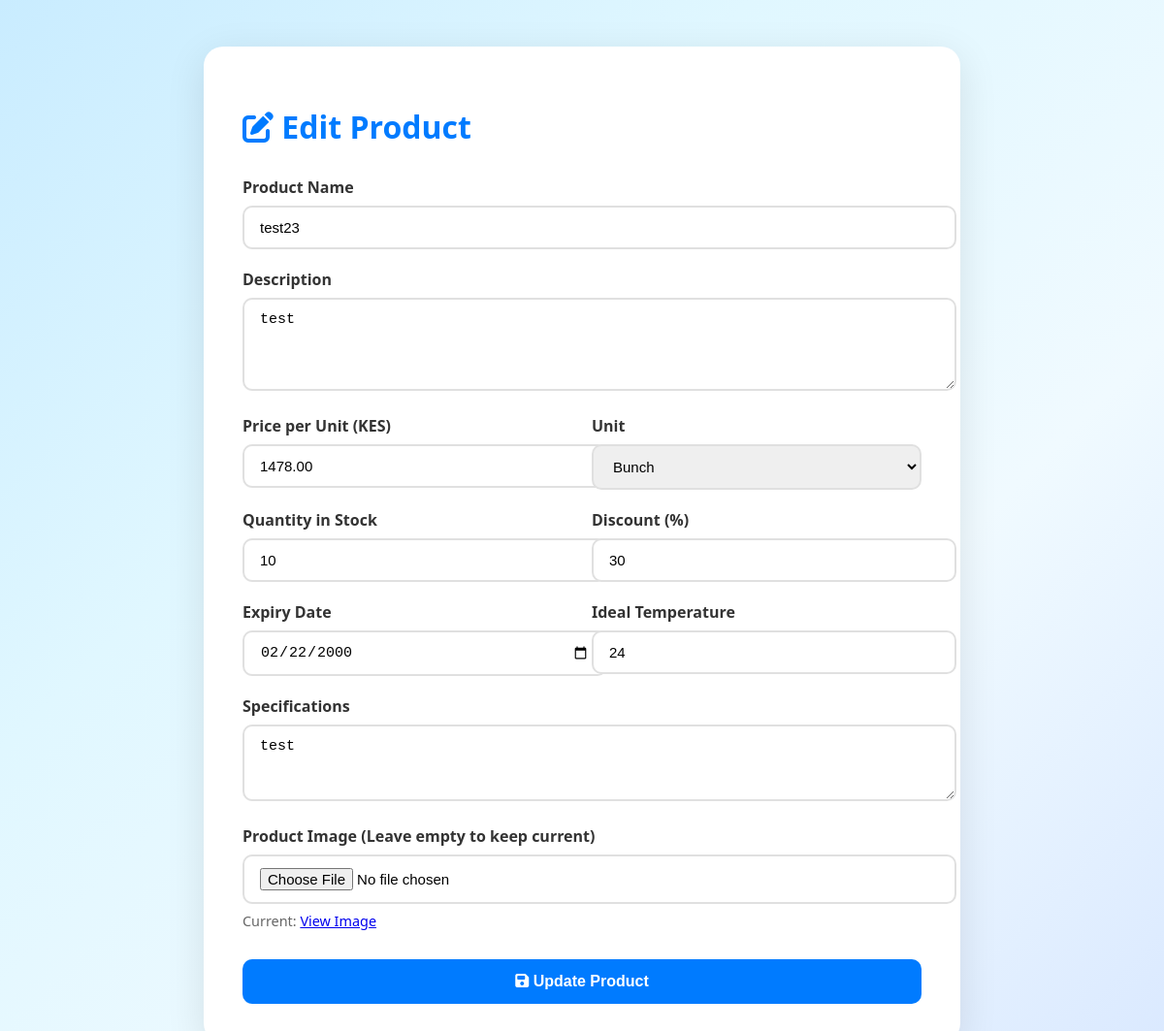
Page /dashboard/farmer/edit-product/11/ (signed in) on the committed database.
### dashboard/models.py (models this page shows, shortened)
class Product(models.Model):
    UNIT_CHOICES = [
        ('kg', 'Kilogram (kg)'),
        ('g', 'Gram (g)'),
        ('liter', 'Liter'),
        ('piece', 'Piece'),
        ('bunch', 'Bunch'),
        ('crate', 'Crate'),
        ('ton', 'Ton'),
    ]
    farmer = models.ForeignKey(User, on_delete=models.CASCADE, related_name='products')
    name = models.CharField(max_length=200)
    description = models.TextField(blank=True)
    price_per_unit = models.DecimalField(max_digits=10, decimal_places=2)
    unit = models.CharField(max_length=20, choices=UNIT_CHOICES, default='kg')
    quantity_in_stock = models.PositiveIntegerField(default=0)
    discount_percentage = models.PositiveIntegerField(default=0)
    image = models.ImageField(upload_to='products/', blank=True, null=True)
    expiry_date = models.DateField(null=True, blank=True)
    ideal_temperature = models.CharField(max_length=50, blank=True)
    specifications = models.TextField(blank=True)
    is_available = models.BooleanField(default=True)
    created_at = models.DateTimeField(auto_now_add=True)
    updated_at = models.DateTimeField(auto_now=True)
    class Meta:
        ordering = ['-created_at']

### dashboard/views.py (the view, shortened to what this page needs)
# urls.py: path('farmer/edit-product/<int:pk>/', views.edit_product, name='edit_product'),
@login_required
def edit_product(request, pk):
    product = get_object_or_404(Product, pk=pk, farmer=request.user)
    return render(request, 'dashboard/edit_product.html', {'product': product})

### dashboard/templates/dashboard/edit_product.html (shortened to what this page needs)
{% load static %}
<!DOCTYPE html>
<html lang="en">
<head>
    <link rel="stylesheet" href="https://cdnjs.cloudflare.com/ajax/libs/font-awesome/6.4.2/css/all.min.css">
</head>
<body>
    <div class="form-container">
        <h1><i class="fas fa-edit"></i> Edit Product</h1>
        <form method="POST" enctype="multipart/form-data">
            <div class="form-group">
                <label>Product Name</label>
                <input type="text" name="name" value="{{ product.name }}" required>
            </div>
            <div class="form-group">
                <label>Description</label>
                <textarea name="description" rows="4">{{ product.description }}</textarea>
            </div>
            <div class="row">
                <div class="form-group">
                    <label>Price per Unit (KES)</label>
                    <input type="number" step="0.01" name="price_per_unit" value="{{ product.price_per_unit }}" required>
                </div>
                <div class="form-group">
                    <label>Unit</label>
                    <select name="unit" required>
                        <option value="bunch" {% if product.unit == 'bunch' %}selected{% endif %}>Bunch</option>
                    </select>
                </div>
            </div>
            <div class="row">
                <div class="form-group">
                    <label>Quantity in Stock</label>
                    <input type="number" name="quantity_in_stock" value="{{ product.quantity_in_stock }}" required>
                </div>
                <div class="form-group">
                    <label>Discount (%)</label>
                    <input type="number" name="discount_percentage" value="{{ product.discount_percentage }}" min="0" max="100">
                </div>
            </div>
            <div class="row">
                <div class="form-group">
                    <label>Expiry Date</label>
                    <input type="date" name="expiry_date" value="{{ product.expiry_date|date:'Y-m-d' }}">
                </div>
                <div class="form-group">
                    <label>Ideal Temperature</label>
                    <input type="text" name="ideal_temperature" value="{{ product.ideal_temperature }}">
                </div>
            </div>
            <div class="form-group">
                <label>Specifications</label>
                <textarea name="specifications" rows="3">{{ product.specifications }}</textarea>
            </div>
            <div class="form-group">
                <label>Product Image (Leave empty to keep current)</label>
                <input type="file" name="image" accept="image/*">
                {% if product.image %}
                    <p style="margin-top:8px; font-size:0.9rem; color:#666;">
                        Current: <a href="{{ product.image.url }}" target="_blank">View Image</a>
                    </p>
                {% endif %}
            </div>
            <button type="submit" class="btn">
                <i class="fas fa-save"></i> Update Product
            </button>
        </form>
    </div>
</body>
</html>

### dashboard/templates/dashboard/edit_product.html (style rules this page uses)
body { font-family: 'Segoe UI', Tahoma, Geneva, Verdana, sans-serif; background: linear-gradient(-45deg, #d9e8ff, #f0faff, #e0f7ff, #c9ecff); min-height: 100vh; padding: 40px 20px; }
.form-container { max-width: 700px; margin: 0 auto; background: white; border-radius: 20px; box-shadow: 0 10px 40px rgba(0,0,0,0.1); padding: 40px; }
h1 { color: #007bff; margin-bottom: 30px; }
.form-group { margin-bottom: 20px; }
label { display: block; margin-bottom: 8px; font-weight: 600; color: #333; }
input, textarea, select { width: 100%; padding: 12px 16px; border: 2px solid #e0e0e0; border-radius: 10px; font-size: 15px; }
.btn { background: #007bff; color: white; padding: 14px 30px; border: none; border-radius: 10px; font-size: 16px; font-weight: 600; cursor: pointer; width: 100%; margin-top: 10px; }
.row { display: grid; grid-template-columns: 1fr 1fr; gap: 20px; }

### rows in the picture
Product: name "test23", description "test", price_per_unit "1478.00", unit "Bunch", quantity_in_stock "10", discount_percentage "30", expiry_date "02/22/2000", ideal_temperature "24", specifications "test"
